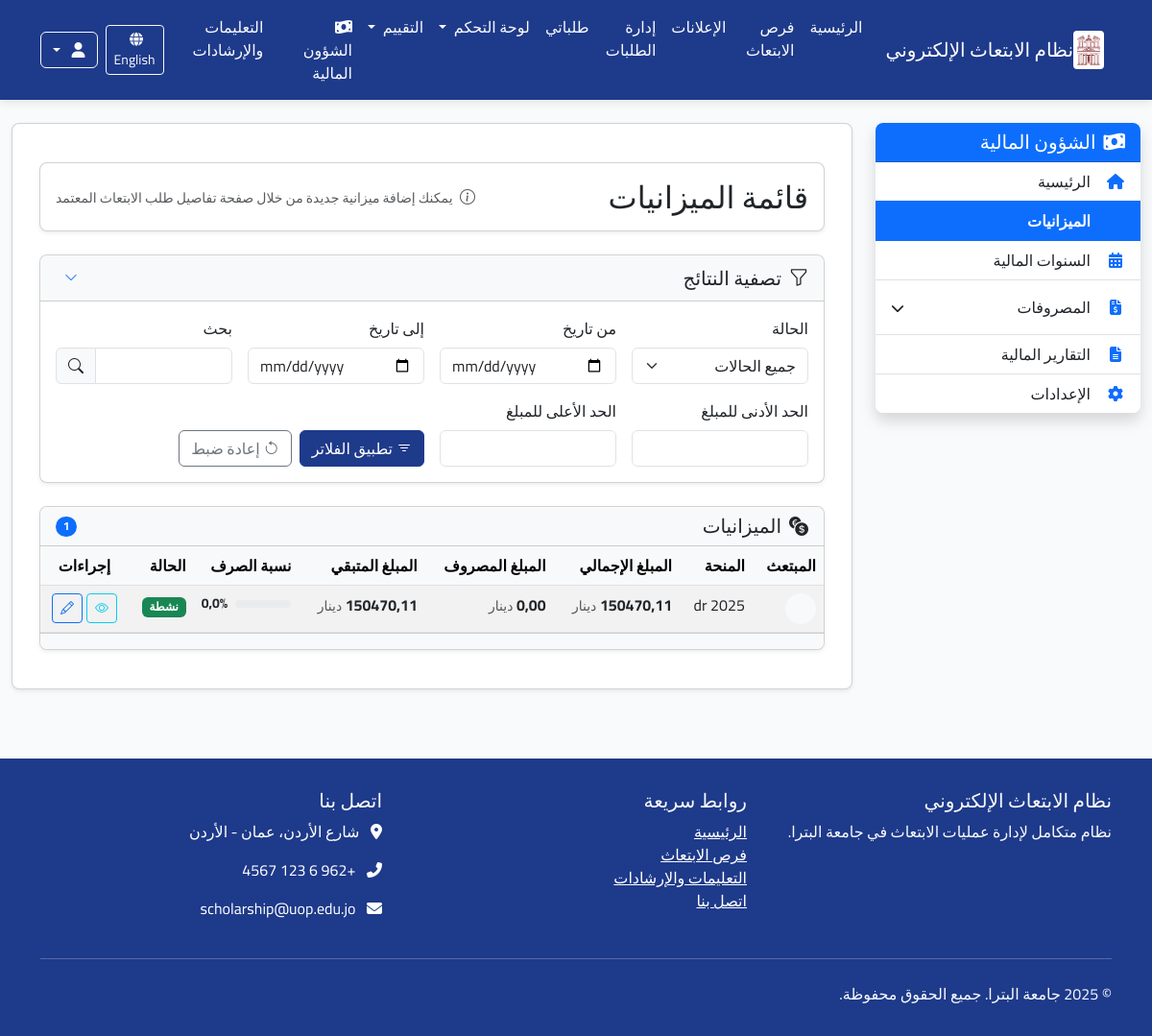
Page /ar/finance/budgets/ (signed in) on the earlier database version.
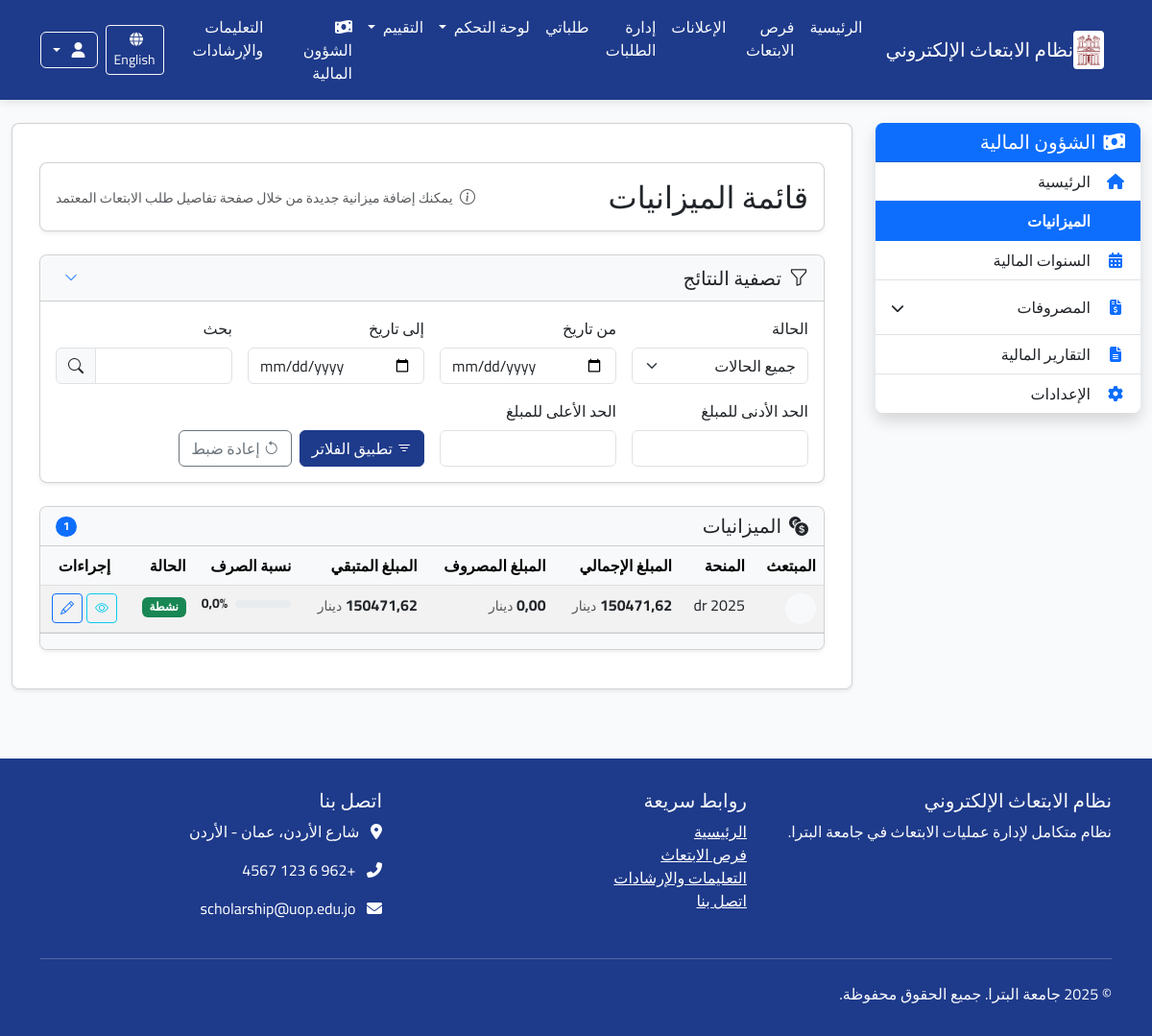
Same page on the later database version.
### finance/models.py (models this page shows, shortened)
class ScholarshipBudget(models.Model):
    application = models.OneToOneField(Application, on_delete=models.CASCADE,
                                       verbose_name=_("طلب الابتعاث"),
                                       related_name="budget")
    fiscal_year = models.ForeignKey(FiscalYear, on_delete=models.CASCADE,
                                    verbose_name=_("السنة المالية"),
                                    related_name="scholarship_budgets",
                                    null=True)
    total_amount = models.DecimalField(_("المبلغ الإجمالي"), max_digits=12, decimal_places=2)
    start_date = models.DateField(_("تاريخ بدء الميزانية"))
    end_date = models.DateField(_("تاريخ انتهاء الميزانية"))
    created_by = models.ForeignKey(User, on_delete=models.CASCADE,
                                   verbose_name=_("تم الإنشاء بواسطة"),
                                   related_name="created_budgets")
    created_at = models.DateTimeField(_("تاريخ الإنشاء"), auto_now_add=True)
    updated_at = models.DateTimeField(_("تاريخ التحديث"), auto_now=True)
    notes = models.TextField(_("ملاحظات"), blank=True, null=True)
    tuition_fees = models.DecimalField(_("الرسوم الدراسية"), max_digits=12, decimal_places=2, default=0)
    monthly_stipend = models.DecimalField(_("المخصص الشهري"), max_digits=12, decimal_places=2, default=0)
    travel_allowance = models.DecimalField(_("بدل السفر"), max_digits=12, decimal_places=2, default=0)
    health_insurance = models.DecimalField(_("التأمين الصحي"), max_digits=12, decimal_places=2, default=0)
    books_allowance = models.DecimalField(_("بدل الكتب"), max_digits=12, decimal_places=2, default=0)
    research_allowance = models.DecimalField(_("بدل البحث العلمي"), max_digits=12, decimal_places=2, default=0)
    conference_allowance = models.DecimalField(_("بدل المؤتمرات"), max_digits=12, decimal_places=2, default=0)
    other_expenses = models.DecimalField(_("مصاريف أخرى"), max_digits=12, decimal_places=2, default=0)
    STATUS_CHOICES = [
        ('active', _('نشطة')),
        ('suspended', _('معلقة')),
        ('closed', _('مغلقة')),
    ]
    status = models.CharField(_("حالة الميزانية"), max_length=20, choices=STATUS_CHOICES, default='active')
    academic_year = models.CharField(_("السنة الدراسية"), max_length=9,
                                     help_text=_("مثال: 2024-2025"), default="2024-2025")
    exchange_rate = models.DecimalField(_("سعر الصرف"), max_digits=6, decimal_places=2, default=0.91,
                                        help_text=_("سعر صرف العملة الأجنبية"))
    foreign_currency = models.CharField(_("العملة الأجنبية"), max_length=3, default="GBP")
    is_current = models.BooleanField(_("السنة الحالية"), default=True,
                                     help_text=_("هل هذه الميزانية للسنة الحالية؟"))
    class Meta:
        verbose_name = _("ميزانية الابتعاث")
        verbose_name_plural = _("ميزانيات الابتعاث")
        ordering = ['-created_at']
    def get_remaining_amount(self):
        spent_amount = self.expenses.filter(
            date__gte=self.fiscal_year.start_date if self.fiscal_year else self.start_date,
            date__lte=self.fiscal_year.end_date if self.fiscal_year else self.end_date,
            status='approved'
        ).aggregate(models.Sum('amount'))['amount__sum'] or 0
        return self.total_amount - spent_amount
    def get_spent_amount(self):
        return self.expenses.filter(
            date__gte=self.fiscal_year.start_date if self.fiscal_year else self.start_date,
            date__lte=self.fiscal_year.end_date if self.fiscal_year else self.end_date,
            status='approved'
        ).aggregate(models.Sum('amount'))['amount__sum'] or 0
    def get_spent_percentage(self):
        if self.total_amount > 0:
            return (self.get_spent_amount() / self.total_amount) * 100
        return 0

### applications/models.py (models this page shows, shortened)
class Application(models.Model):
    scholarship = models.ForeignKey(Scholarship, verbose_name=_("فرصة الابتعاث"), on_delete=models.CASCADE,
                                    related_name="applications")
    applicant = models.ForeignKey(User, verbose_name=_("المتقدم"), on_delete=models.CASCADE,
                                  related_name="applications")
    status = models.ForeignKey(ApplicationStatus, verbose_name=_("حالة الطلب"), on_delete=models.PROTECT,
                               related_name="applications")
    application_date = models.DateTimeField(_("تاريخ التقديم"), auto_now_add=True)
    last_update = models.DateTimeField(_("آخر تحديث"), auto_now=True)
    motivation_letter = models.TextField(_("خطاب الدوافع"),
                                         help_text=_("اشرح لماذا تريد التقدم لهذه الفرصة وما هي أهدافك"))
    research_proposal = models.TextField(_("مقترح البحث"), blank=True, null=True,
                                         help_text=_("إذا كان الابتعاث لدراسة الدكتوراه، أرفق مقترح البحث الخاص بك"))
    comments = models.TextField(_("ملاحظات إضافية"), blank=True, null=True,
                                help_text=_("أي معلومات إضافية تود إضافتها لطلبك"))
    acceptance_letter = models.BooleanField(_("هل لديك قبول مبدئي؟"), default=False)
    acceptance_university = models.CharField(_("اسم الجامعة التي لديك قبول فيها"), max_length=200, blank=True,
                                             null=True)
    admin_notes = models.TextField(_("ملاحظات إدارية"), blank=True, null=True)
    class Meta:
        verbose_name = _("طلب ابتعاث")
        verbose_name_plural = _("طلبات الابتعاث")
        ordering = ['-application_date']
        unique_together = ['scholarship', 'applicant']

### announcements/models.py (models this page shows, shortened)
class Scholarship(models.Model):
    STATUS_CHOICES = (
        ('draft', _('مسودة')),
        ('published', _('منشور')),
        ('closed', _('مغلق')),
    )
    title = models.CharField(_("العنوان"), max_length=200)
    scholarship_type = models.ForeignKey(ScholarshipType, verbose_name=_("نوع الابتعاث"), on_delete=models.CASCADE,
                                         related_name="scholarships")
    description = models.TextField(_("الوصف"))
    requirements = models.TextField(_("المتطلبات"))
    benefits = models.TextField(_("المميزات"), blank=True, null=True)
    countries = models.CharField(_("الدول المتاحة"), max_length=255, blank=True, null=True)
    universities = models.TextField(_("الجامعات المتاحة"), blank=True, null=True)
    deadline = models.DateTimeField(_("الموعد النهائي للتقديم"))
    publication_date = models.DateTimeField(_("تاريخ النشر"), default=timezone.now)
    status = models.CharField(_("الحالة"), max_length=20, choices=STATUS_CHOICES, default='draft')
    max_applicants = models.PositiveIntegerField(_("الحد الأقصى للمتقدمين"), default=0, help_text=_("0 يعني غير محدود"))
    eligibility_criteria = models.TextField(_("معايير الأهلية"), blank=True, null=True)
    application_process = models.TextField(_("عملية التقديم"), blank=True, null=True)
    contact_info = models.TextField(_("معلومات الاتصال"), blank=True, null=True)
    attachment = models.FileField(_("مرفق"), upload_to='scholarship_attachments/', blank=True, null=True)
    created_by = models.ForeignKey(User, verbose_name=_("تم إنشاؤه بواسطة"), on_delete=models.CASCADE,
                                   related_name="created_scholarships")
    updated_at = models.DateTimeField(_("تم التحديث في"), auto_now=True)
    class Meta:
        verbose_name = _("فرصة ابتعاث")
        verbose_name_plural = _("فرص الابتعاث")
        ordering = ['-publication_date']

### finance/views.py (the view, shortened to what this page needs)
# urls.py: path('budgets/', views.budget_list, name='budget_list'),
@login_required
@permission_required('finance.view_scholarshipbudget', raise_exception=True)
def budget_list(request):
    filter_form = BudgetFilterForm(request.GET)
    budgets = ScholarshipBudget.objects.all().order_by('-created_at')
    if filter_form.is_valid():
        data = filter_form.cleaned_data
        if data.get('status'):
            budgets = budgets.filter(status=data['status'])
        if data.get('fiscal_year'):
            budgets = budgets.filter(fiscal_year=data['fiscal_year'])
        if data.get('start_date'):
            budgets = budgets.filter(start_date__gte=data['start_date'])
        if data.get('end_date'):
            budgets = budgets.filter(end_date__lte=data['end_date'])
        if data.get('min_amount'):
            budgets = budgets.filter(total_amount__gte=data['min_amount'])
        if data.get('max_amount'):
            budgets = budgets.filter(total_amount__lte=data['max_amount'])
    for budget in budgets:
        budget.spent_amount = budget.get_spent_amount()
        budget.remaining_amount = budget.get_remaining_amount()
        budget.spent_percentage = budget.get_spent_percentage()
    paginator = Paginator(budgets, 10)  # 10 عناصر في كل صفحة
    page = request.GET.get('page')
    try:
        budgets_page = paginator.page(page)
    except PageNotAnInteger:
        budgets_page = paginator.page(1)
    except EmptyPage:
        budgets_page = paginator.page(paginator.num_pages)
    open_fiscal_years = FiscalYear.objects.filter(status='open').order_by('-year')
    context = {
        'budgets': budgets_page,
        'filter_form': filter_form,
        'total_count': budgets.count(),
        'open_fiscal_years': open_fiscal_years,
        'total_budget_amount': budgets.aggregate(total=Sum('total_amount'))['total'] or 0,
    }
    return render(request, 'finance/budget_list.html', context)

### finance/forms.py
class BudgetFilterForm(forms.Form):
    status = forms.ChoiceField(
        label=_("الحالة"),
        choices=[('', _('جميع الحالات'))] + list(ScholarshipBudget.STATUS_CHOICES),
        required=False
    )
    fiscal_year = forms.ModelChoiceField(
        label=_("السنة المالية"),
        queryset=FiscalYear.objects.all().order_by('-year'),
        required=False
    )
    start_date = forms.DateField(
        label=_("من تاريخ"),
        widget=forms.DateInput(attrs={'type': 'date'}),
        required=False
    )
    end_date = forms.DateField(
        label=_("إلى تاريخ"),
        widget=forms.DateInput(attrs={'type': 'date'}),
        required=False
    )
    min_amount = forms.DecimalField(
        label=_("الحد الأدنى للمبلغ"),
        required=False
    )
    max_amount = forms.DecimalField(
        label=_("الحد الأعلى للمبلغ"),
        required=False
    )
    search = forms.CharField(
        label=_("بحث"),
        required=False
    )

### core/context_processors.py (called while the page is built)
def user_role(request):
    role = 'anonymous'
    if request.user.is_authenticated:
        role = request.user.profile.role
    return {
        'user_role': role
    }

### finance/templates/finance/budget_list.html (shortened to what the changed rows need)
{% extends "finance/base.html" %}
{% load i18n %}
{% load static %}
{% block finance_content %}
<div class="container-fluid py-4">
    <div class="card shadow-sm mb-4">
        <div class="card-body">
            <div class="d-flex justify-content-between align-items-center">
                <h2 class="card-title mb-0">{% trans "قائمة الميزانيات" %}</h2>
            </div>
        </div>
    </div>
    <div class="card shadow-sm">
        <div class="card-body p-0">
            <div class="table-responsive">
                <table class="table table-hover table-striped mb-0">
                    <thead class="table-light">
                        <tr>
                            <th>{% trans "المبتعث" %}</th>
                            <th>{% trans "المنحة" %}</th>
                            <th>{% trans "المبلغ الإجمالي" %}</th>
                            <th>{% trans "المبلغ المصروف" %}</th>
                            <th>{% trans "المبلغ المتبقي" %}</th>
                            <th>{% trans "نسبة الصرف" %}</th>
                            <th>{% trans "الحالة" %}</th>
                            <th class="text-center">{% trans "إجراءات" %}</th>
                        </tr>
                    </thead>
                    <tbody>
                        {% for budget in budgets %}
                        <tr>
                            <td>
                                <div class="d-flex align-items-center">
                                    <div class="avatar-circle bg-light text-primary me-2">
                                    </div>
                                </div>
                            </td>
                            <td>
                                <span class="text-truncate d-inline-block" style="max-width: 200px;" title="{{ budget.application.scholarship.title }}">
                                    {{ budget.application.scholarship.title }}
                                </span>
                            </td>
                            <td>
                                <span class="fw-bold">{{ budget.total_amount|floatformat:2 }}</span>
                                <small class="text-muted">{% trans "دينار" %}</small>
                            </td>
                            <td>
                                <span class="fw-bold">{{ budget.spent_amount|floatformat:2 }}</span>
                                <small class="text-muted">{% trans "دينار" %}</small>
                            </td>
                            <td>
                                <span class="fw-bold">{{ budget.remaining_amount|floatformat:2 }}</span>
                                <small class="text-muted">{% trans "دينار" %}</small>
                            </td>
                            <td>
                                <div class="d-flex align-items-center">
                                    <div class="progress flex-grow-1 me-2" style="height: 8px;">
                                    </div>
                                    <span class="small fw-bold">{{ budget.spent_percentage|floatformat:1 }}%</span>
                                </div>
                            </td>
                            <td>
                                {% if budget.status == 'active' %}
                                    <span class="badge bg-success">{{ budget.get_status_display }}</span>
                                {% elif budget.status == 'suspended' %}
                                    <span class="badge bg-warning text-dark">{{ budget.get_status_display }}</span>
                                {% else %}
                                    <span class="badge bg-secondary">{{ budget.get_status_display }}</span>
                                {% endif %}
                            </td>
                            <td>
                                <div class="d-flex justify-content-center">
                                    <a href="{% url 'finance:budget_detail' budget.id %}" class="btn btn-sm btn-outline-info me-1" title="{% trans 'عرض' %}">
                                        <i class="bi bi-eye"></i>
                                    </a>
                                    {% if perms.finance.change_scholarshipbudget %}
                                    <a href="{% url 'finance:update_budget' budget.id %}" class="btn btn-sm btn-outline-primary" title="{% trans 'تعديل' %}">
                                        <i class="bi bi-pencil"></i>
                                    </a>
                                    {% endif %}
                                </div>
                            </td>
                        </tr>
                        {% endfor %}
                    </tbody>
                </table>
            </div>
        </div>
    </div>
</div>
{% block extra_css %}
<link rel="stylesheet" href="https://cdn.jsdelivr.net/npm/bootstrap-icons@1.11.1/font/bootstrap-icons.css">
{% endblock %}
{% endblock %}

Differences in the rows shown:
changed ScholarshipBudget "نشطة": total_amount "150470,11" → "150471,62"; remaining_amount "150470,11" → "150471,62"
